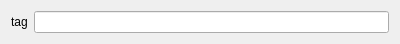
<?xml version="1.0" encoding="UTF-8"?>
<ui version="4.0">
 <class>Item</class>
 <widget class="QWidget" name="Item">
  <property name="geometry">
   <rect>
    <x>0</x>
    <y>0</y>
    <width>400</width>
    <height>34</height>
   </rect>
  </property>
  <property name="sizePolicy">
   <sizepolicy hsizetype="Expanding" vsizetype="Preferred">
    <horstretch>0</horstretch>
    <verstretch>0</verstretch>
   </sizepolicy>
  </property>
  <property name="windowTitle">
   <string notr="true"/>
  </property>
  <layout class="QGridLayout" name="grid">
   <item row="0" column="1">
    <widget class="QLineEdit" name="tag_edit"/>
   </item>
   <item row="0" column="0">
    <widget class="QLabel" name="tag_label">
     <property name="text">
      <string>tag</string>
     </property>
    </widget>
   </item>
  </layout>
 </widget>
 <resources/>
 <connections/>
</ui>
